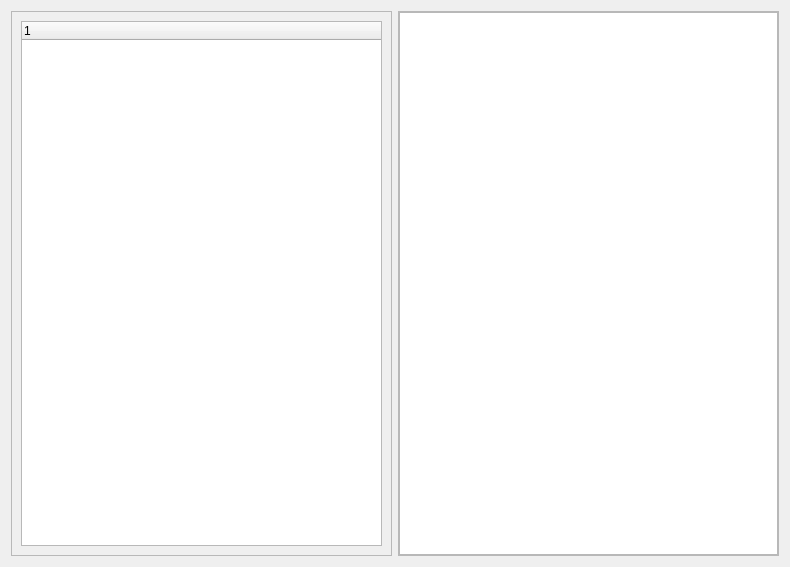
<?xml version="1.0" encoding="UTF-8"?>
<ui version="4.0">
<class>view_code</class>
<widget class="QWidget" name="view_code">
  <property name="geometry">
   <rect>
    <x>0</x>
    <y>0</y>
    <width>790</width>
    <height>567</height>
   </rect>
  </property>
  <property name="windowTitle">
<string>view_code</string>
  </property>
  <layout class="QHBoxLayout" name="horizontalLayout">
   <item>
    <widget class="SimpleCardWidget" name="cardWidget_file">
     <property name="frameShape">
      <enum>QFrame::StyledPanel</enum>
     </property>
     <property name="frameShadow">
      <enum>QFrame::Raised</enum>
     </property>
     <layout class="QVBoxLayout" name="verticalLayout_cardWidget_file">
      <item>
       <widget class="TreeWidget" name="treeWidget_file">
        <column>
         <property name="text">
          <string notr="true">1</string>
         </property>
        </column>
       </widget>
      </item>
     </layout>
    </widget>
   </item>
   <item>
    <widget class="SimpleCardWidget" name="frame_2">
     <property name="frameShape">
      <enum>QFrame::StyledPanel</enum>
     </property>
     <property name="frameShadow">
      <enum>QFrame::Raised</enum>
     </property>
     <layout class="QVBoxLayout" name="verticalLayout">
      <property name="leftMargin">
       <number>0</number>
      </property>
      <property name="topMargin">
       <number>0</number>
      </property>
      <property name="rightMargin">
       <number>0</number>
      </property>
      <property name="bottomMargin">
       <number>0</number>
      </property>
      <item>
       <widget class="QStackedWidget" name="stackedWidget_code">
        <widget class="QWidget" name="page">
         <layout class="QVBoxLayout" name="verticalLayout_3">
          <property name="spacing">
           <number>0</number>
          </property>
          <property name="leftMargin">
           <number>0</number>
          </property>
          <property name="topMargin">
           <number>0</number>
          </property>
          <property name="rightMargin">
           <number>0</number>
          </property>
          <property name="bottomMargin">
           <number>0</number>
          </property>
          <item>
           <widget class="PlainTextEditCode" name="plainTextEdit">
            <property name="font">
             <font>
              <family>JetBrains Mono</family>
              <pointsize>10</pointsize>
             </font>
            </property>
            <property name="lineWrapMode">
             <enum>QPlainTextEdit::NoWrap</enum>
            </property>
            <property name="readOnly">
             <bool>true</bool>
            </property>
           </widget>
          </item>
         </layout>
        </widget>
       </widget>
      </item>
     </layout>
    </widget>
   </item>
  </layout>
 </widget>
 <customwidgets>
  <customwidget>
   <class>SimpleCardWidget</class>
   <extends>QFrame</extends>
   <header>qfluentwidgets</header>
   <container>1</container>
  </customwidget>
  <customwidget>
   <class>TreeWidget</class>
   <extends>QTreeWidget</extends>
   <header>qfluentwidgets</header>
  </customwidget>
  <customwidget>
   <class>PlainTextEditCode</class>
   <extends>QPlainTextEdit</extends>
   <header>widget.plain_text_edit_code</header>
  </customwidget>
 </customwidgets>
 <resources/>
 <connections/>
</ui>
